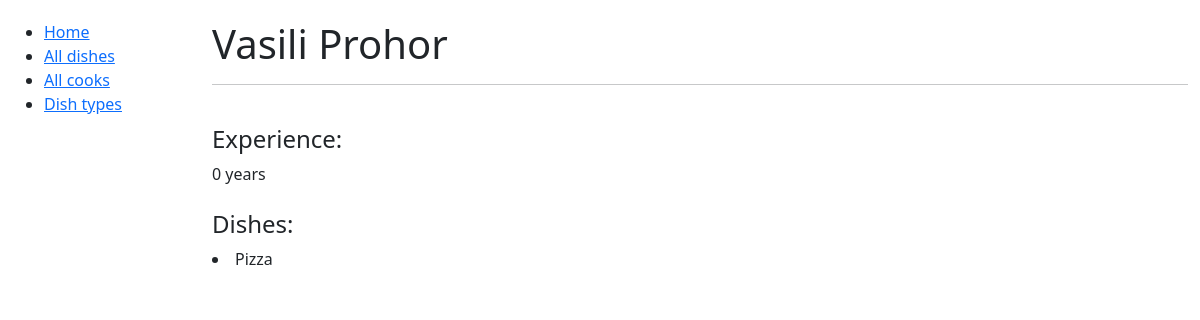
/cooks/2/detail/, run on an earlier commit of the app's database.
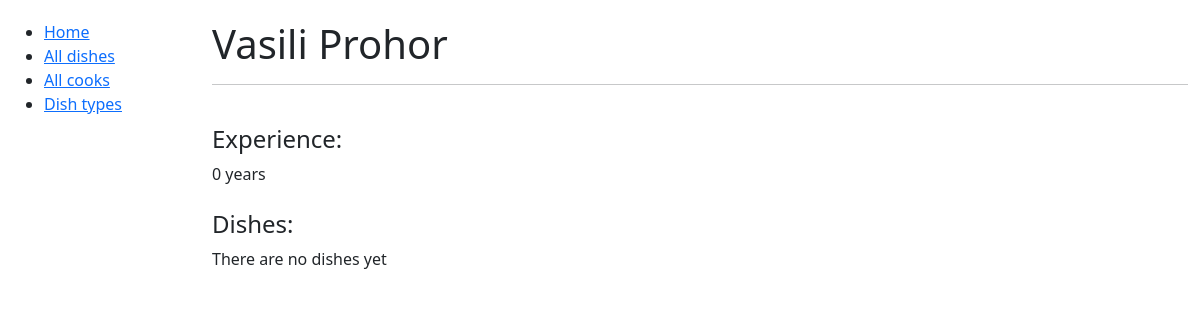
And on a later commit of the database.
### kitchen/models.py (models this page shows)
class Dish(models.Model):
    name = models.CharField(max_length=69, unique=True)
    description = models.TextField()
    price = models.DecimalField(max_digits=5, decimal_places=2)
    dish_type = models.ForeignKey(DishType, on_delete=models.CASCADE)
    cooks = models.ManyToManyField(Cook, related_name="dishes")
    ingredients = models.ManyToManyField("Ingredient", related_name="dishes")
    def __str__(self):
        return self.name

### kitchen/views.py (the view)
# urls.py: path("cooks/<int:pk>/detail/", CookDetailView.as_view(), name="cook-detail"),
class CookDetailView(generic.DetailView):
    model = Cook

### templates/kitchen/cook_detail.html
{% extends "base.html" %}
{% block content %}
  <h1>{{ cook.first_name }} {{ cook.last_name }}</h1>
  <hr>
  <br>
  <h4> Experience:</h4>
  {{ cook.years_of_experience }} year{{ cook.years_of_experience|pluralize }}
  <br>
  <br>
  <h4>Dishes:</h4>
  {% if cook.dishes.all %}
  {% for dish in cook.dishes.all %}
  <li>{{ dish }}</li>
  {% endfor %}
  {% else %}
  There are no dishes yet
  {% endif %}
{% endblock %}

What changed in the data, as far as the page shows it:
removed Dish: name "Pizza"
Also different on the page:
text now shown: "There are no dishes yet"
